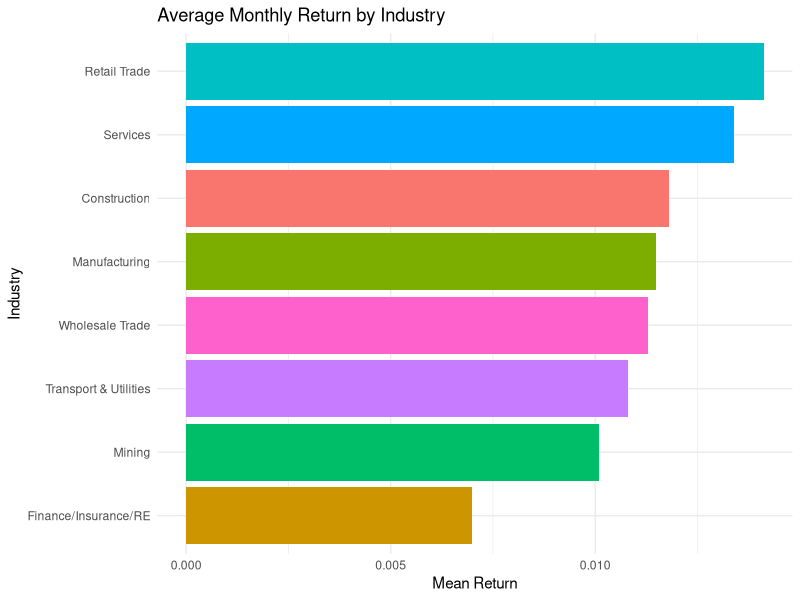
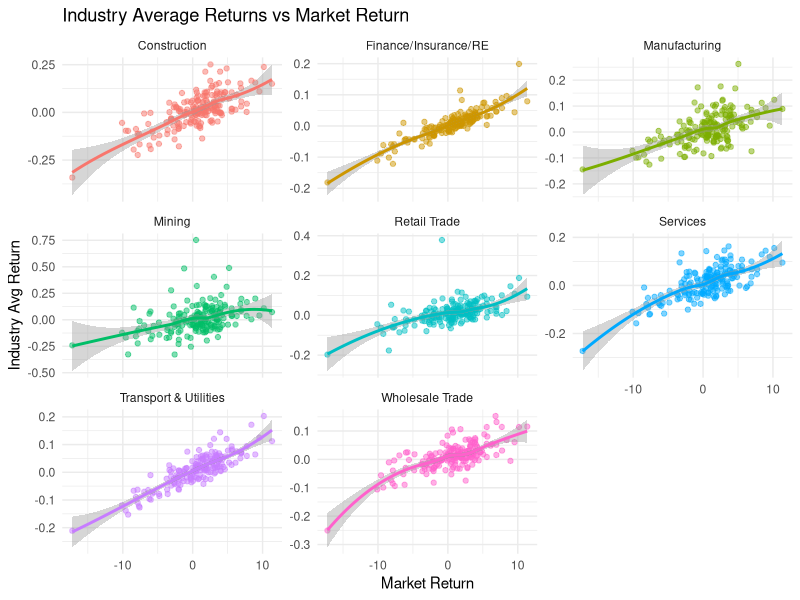

Generate these figures, in order, with R:
## ---- chunk 1
library(tidyverse)
library(zoo)
## ---- chunk 2
market_df <- read.csv(here::here("data/Market.csv"))
sample_df <- read.csv(here::here("data/SampleK.csv"))
## ---- chunk 3
colSums(is.na(sample_df))

range(sample_df$Date)

tibble(stock = names(sample_df)[-1]) %>%
  mutate(industry = substr(stock,1,1)) %>%
  count(industry)
## ---- chunk 4
sample_df <- sample_df %>%
  mutate(Date = as.yearmon(str_remove(Date, "Y"), format = "%Y M%m"))

market_df <- market_df %>%
  mutate(Date = as.yearmon(str_remove(Date, "Y"), format = "%Y M%m"))
  
## ---- chunk 5
stocks_long <- sample_df %>%
  pivot_longer(-Date, names_to = "stock", values_to = "ret") %>%
  mutate(industry = substr(stock,1,1),
         industry_name = recode(industry,
           B = "Mining",
           C = "Construction",
           D = "Manufacturing",
           E = "Transport & Utilities",
           F = "Wholesale Trade",
           G = "Retail Trade",
           H = "Finance/Insurance/RE",
           I = "Services"
         ))

industry_summary <- stocks_long %>%
  group_by(industry_name) %>%
  summarise(
    mean_return = mean(ret, na.rm = TRUE),
    sd_return   = sd(ret, na.rm = TRUE),
    .groups = "drop"
  )

ggplot(industry_summary, aes(x = reorder(industry_name, mean_return),
                             y = mean_return, fill = industry_name)) +
  geom_col() +
  coord_flip() +  
  labs(title = "Average Monthly Return by Industry",
       x = "Industry", y = "Mean Return") +
  theme_minimal() +
  theme(legend.position = "none")

sampleXmarket <- stocks_long %>%
  left_join(market_df, by = "Date")

industry_ts <- sampleXmarket %>%
  group_by(Date, industry_name) %>%
  summarise(
    avg_ret = mean(ret, na.rm = TRUE),
    MarketReturn = first(MarketReturn),  
    .groups = "drop"
  )

ggplot(industry_ts, aes(x = MarketReturn, y = avg_ret, color = industry_name)) +
  geom_point(alpha = 0.5) +
  geom_smooth() +
  facet_wrap(~ industry_name, scales = "free_y") +
  labs(
    title = "Industry Average Returns vs Market Return",
    x = "Market Return",
    y = "Industry Avg Return"
  ) +
  theme_minimal() +
  theme(legend.position = "none")
